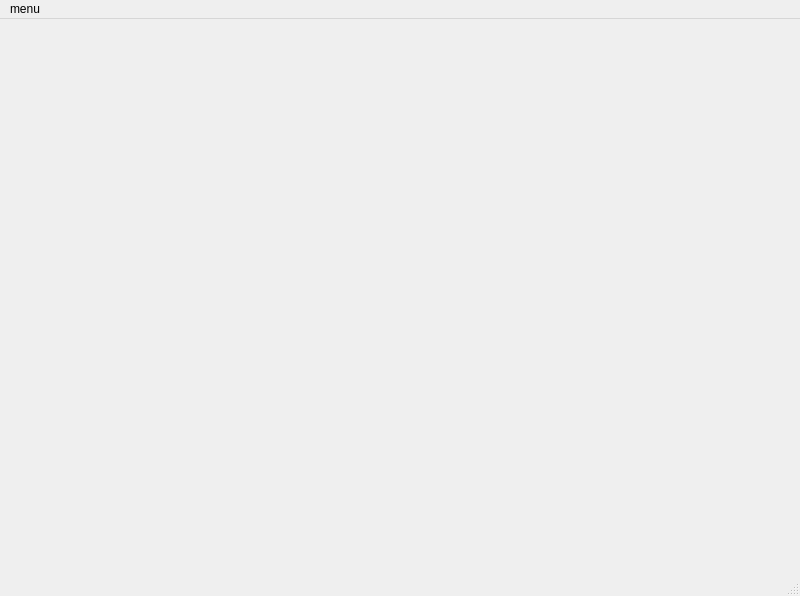
<?xml version="1.0" encoding="UTF-8"?>
<ui version="4.0">
 <class>MainWindow</class>
 <widget class="QMainWindow" name="MainWindow">
  <property name="geometry">
   <rect>
    <x>0</x>
    <y>0</y>
    <width>800</width>
    <height>596</height>
   </rect>
  </property>
  <property name="windowTitle">
   <string>MainWindow</string>
  </property>
  <widget class="QWidget" name="centralwidget">
   <layout class="QVBoxLayout" name="verticalLayout">
    <item>
     <layout class="QHBoxLayout" name="horizontalLayout"/>
    </item>
   </layout>
  </widget>
  <widget class="QMenuBar" name="menubar">
   <property name="geometry">
    <rect>
     <x>0</x>
     <y>0</y>
     <width>800</width>
     <height>20</height>
    </rect>
   </property>
   <widget class="QMenu" name="menuMenu">
    <property name="title">
     <string>menu</string>
    </property>
    <addaction name="actionOpen"/>
    <addaction name="actionExit"/>
   </widget>
   <addaction name="menuMenu"/>
  </widget>
  <widget class="QStatusBar" name="statusbar"/>
  <action name="actionOpen">
   <property name="text">
    <string>open</string>
   </property>
  </action>
  <action name="actionExit">
   <property name="text">
    <string>exit</string>
   </property>
  </action>
 </widget>
 <resources/>
 <connections>
  <connection>
   <sender>actionExit</sender>
   <signal>triggered()</signal>
   <receiver>MainWindow</receiver>
   <slot>close()</slot>
   <hints>
    <hint type="sourcelabel">
     <x>-1</x>
     <y>-1</y>
    </hint>
    <hint type="destinationlabel">
     <x>399</x>
     <y>297</y>
    </hint>
   </hints>
  </connection>
 </connections>
</ui>
